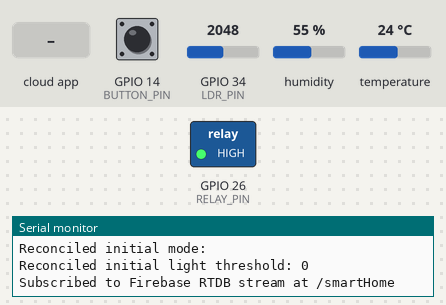
A sketch run on a simulated ESP32. Shown: switched loads named in the sketch (green lamp = pin HIGH), the last lines printed to the serial monitor. The test bench sets the inputs (shaded band); at power-on: GPIO 14 (BUTTON_PIN) HIGH, GPIO 34 (LDR_PIN) = 2048, humidity 55 %, temperature 24 °C. WiFi joins after 1.5 s; servers stay silent unless stated; the Firebase database answers and starts empty.

Above: at 3.5 s.
3.6 s: GPIO 14 (BUTTON_PIN) pulled LOW for 0.15 s
At 4.5 s:
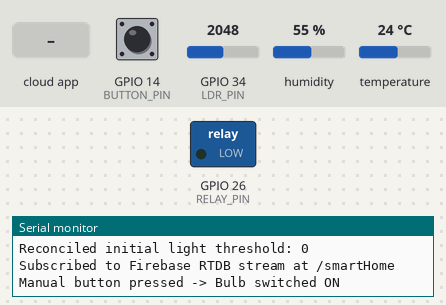
5.2 s: the phone or cloud app sets mode to auto
At 11.2 s:
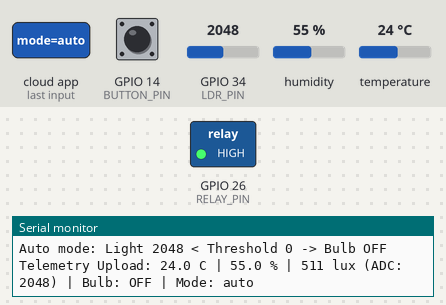
11.5 s: GPIO 14 (BUTTON_PIN) pulsed LOW 5 times (0.12 s each, 0.3 s apart)
At 13.8 s:
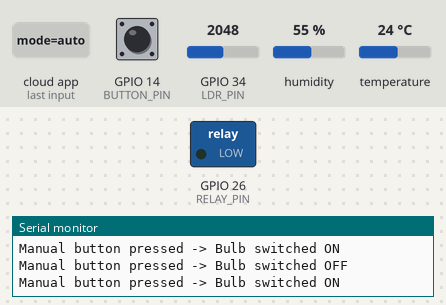
Timing chart, 0 to 16.5 s (numbered marks = the images above; inputs shaded):
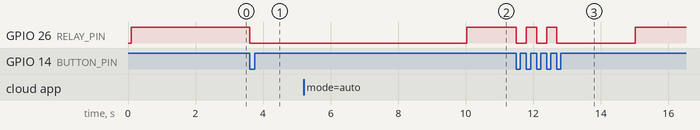

Measured:
- after the input at 3.6 s, GPIO 26 (RELAY_PIN): HIGH → LOW at once
- after the input at 5.2 s, GPIO 26 (RELAY_PIN): LOW → HIGH after 4.8 s
- after the input at 11.5 s, GPIO 26 (RELAY_PIN): goes LOW 0.30 s, HIGH 0.30 s, LOW 0.30 s, HIGH 0.30 s, LOW 2.3 s, then HIGH, starting at once

The sketch:

ESP32_Firebase_SmartHome.ino
```cpp
/*
 * ESP32 Smart Home IoT Node — Firebase Logging, Automation & Control
 * Assignment: IoT Task 5 — Full Edge-to-Cloud Integration
 * Author: Mithra Ravi
 *
 * Description:
 * Connects an ESP32 to Google Firebase Realtime Database over local Wi-Fi.
 * Gathers temperature and humidity from a DHT11 sensor, samples ambient light
 * from an LDR photoresistor divider, handles local debounced pushbutton overrides,
 * and controls an electrical relay module under both Manual and Automatic modes.
 *
 * Hardware Pinout:
 * - GPIO 4  -> DHT11 Single-Wire Data Pin
 * - GPIO 34 -> LDR Photoresistor Analog Divider (ADC1_CH6)
 * - GPIO 14 -> Tactile Pushbutton (Active-LOW, INPUT_PULLUP)
 * - GPIO 26 -> 5V Optocoupled Relay Module (Active-LOW: LOW=ON, HIGH=OFF)
 */

#include <WiFi.h>
#include <Firebase_ESP_Client.h>
#include <DHT.h>
#include "addons/TokenHelper.h"
#include "addons/RTDBHelper.h"

// --- Wi-Fi Credentials (Placeholders: do not commit actual credentials) ---
#define WIFI_SSID     "YOUR_WIFI_NAME"
#define WIFI_PASSWORD "YOUR_WIFI_PASSWORD"

// --- Firebase Project Credentials (Placeholders) ---
#define API_KEY       "YOUR_FIREBASE_API_KEY"
#define DATABASE_URL  "https://YOUR_PROJECT-default-rtdb.firebaseio.com/"

// --- Hardware Pin Definitions ---
#define DHT_PIN    4
#define DHT_TYPE   DHT11
#define LDR_PIN    34
#define BUTTON_PIN 14
#define RELAY_PIN  26

// Active-LOW relay logic: LOW energizes coil, HIGH opens contact
#define RELAY_ON  LOW
#define RELAY_OFF HIGH

// Sensor & Firebase Instances
DHT dht(DHT_PIN, DHT_TYPE);
FirebaseData stream;
FirebaseData fbdo;
FirebaseAuth auth;
FirebaseConfig config;

// State Variables
bool bulbState = false;
String currentMode = "manual"; // "manual" or "auto"
int lightThreshold = 1000;     // ADC raw threshold for automatic lighting

int lastButtonState = HIGH;
unsigned long lastDebounceTime = 0;
const unsigned long debounceDelay = 250; // 250 ms time gate for debouncing

unsigned long lastSend = 0;
const unsigned long sendInterval = 5000; // Sample and transmit telemetry every 5 seconds

// Helper function to actuate the physical relay
void setBulb(bool on) {
  bulbState = on;
  digitalWrite(RELAY_PIN, on ? RELAY_ON : RELAY_OFF);
}

// Stream callback: invoked when cloud values change
void streamCallback(FirebaseStream data) {
  String path = data.dataPath();

  if (path == "/bulb") {
    if (data.dataType() == "boolean") {
      setBulb(data.boolData());
      Serial.printf("Cloud update: bulb is now %s\n", bulbState ? "ON" : "OFF");
    } else if (data.dataType() == "int") {
      setBulb(data.intData() == 1);
      Serial.printf("Cloud update: bulb is now %s\n", bulbState ? "ON" : "OFF");
    }
  }
  else if (path == "/mode" && data.dataType() == "string") {
    currentMode = data.stringData();
    currentMode.toLowerCase();
    Serial.printf("Cloud update: mode switched to %s\n", currentMode.c_str());
  }
  else if (path == "/threshold" && data.dataType() == "int") {
    lightThreshold = data.intData();
    Serial.printf("Cloud update: light threshold set to %d\n", lightThreshold);
  }
}

void streamTimeoutCallback(bool timeout) {
  if (timeout) {
    Serial.println("Firebase RTDB stream timed out, reconnecting...");
  }
}

void setup() {
  Serial.begin(115200);
  delay(100);

  // Initialize sensors and actuators
  dht.begin();
  pinMode(BUTTON_PIN, INPUT_PULLUP);
  pinMode(RELAY_PIN, OUTPUT);
  setBulb(false); // Fail-safe: ensure lamp is OFF at boot

  Serial.println("\n--- Starting ESP32 Firebase Smart Home Node ---");
  Serial.print("Connecting to Wi-Fi SSID: ");
  Serial.println(WIFI_SSID);

  WiFi.begin(WIFI_SSID, WIFI_PASSWORD);
  while (WiFi.status() != WL_CONNECTED) {
    delay(400);
    Serial.print(".");
  }
  Serial.println("\nWiFi connected successfully!");
  Serial.print("Local IP Address: ");
  Serial.println(WiFi.localIP());

  // Configure Firebase Client
  config.api_key = API_KEY;
  config.database_url = DATABASE_URL;

  // Sign in anonymously or with service account
  if (Firebase.signUp(&config, &auth, "", "")) {
    Serial.println("Firebase client authentication successful.");
  } else {
    Serial.printf("Firebase sign-in failed: %s\n", config.signer.signupError.message.c_str());
  }

  config.token_status_callback = tokenStatusCallback;
  Firebase.begin(&config, &auth);
  Firebase.reconnectWiFi(true);

  // Reconcile initial boot state from cloud database
  if (Firebase.RTDB.getBool(&fbdo, "/smartHome/bulb")) {
    setBulb(fbdo.boolData());
    Serial.printf("Reconciled initial bulb state: %s\n", bulbState ? "ON" : "OFF");
  }
  if (Firebase.RTDB.getString(&fbdo, "/smartHome/mode")) {
    currentMode = fbdo.stringData();
    currentMode.toLowerCase();
    Serial.printf("Reconciled initial mode: %s\n", currentMode.c_str());
  }
  if (Firebase.RTDB.getInt(&fbdo, "/smartHome/threshold")) {
    lightThreshold = fbdo.intData();
    Serial.printf("Reconciled initial light threshold: %d\n", lightThreshold);
  }

  // Begin continuous streaming on /smartHome path
  Firebase.RTDB.beginStream(&stream, "/smartHome");
  Firebase.RTDB.setStreamCallback(&stream, streamCallback, streamTimeoutCallback);
  Serial.println("Subscribed to Firebase RTDB stream at /smartHome");
}

void loop() {
  unsigned long now = millis();

  // --- 1. LOCAL MANUAL OVERRIDE (Tactile Pushbutton with Debouncing) ---
  int reading = digitalRead(BUTTON_PIN);
  if (reading == LOW && lastButtonState == HIGH && (now - lastDebounceTime > debounceDelay)) {
    lastDebounceTime = now;
    setBulb(!bulbState);
    Serial.printf("Manual button pressed -> Bulb switched %s\n", bulbState ? "ON" : "OFF");

    // Immediately synchronize local state change to cloud
    Firebase.RTDB.setBool(&fbdo, "/smartHome/bulb", bulbState);
  }
  lastButtonState = reading;

  // --- 2. PERIODIC SENSOR SAMPLING & AUTOMATION EVALUATION ---
  if (Firebase.ready() && (now - lastSend >= sendInterval)) {
    lastSend = now;

    float temp = dht.readTemperature();
    float hum  = dht.readHumidity();
    int ldrRaw = analogRead(LDR_PIN);
    int lightLux = map(ldrRaw, 0, 4095, 0, 1023); // Calibrated range

    if (!isnan(temp) && !isnan(hum)) {
      // Automatic Lighting Logic
      if (currentMode == "auto") {
        bool shouldTurnOn = (ldrRaw < lightThreshold);
        if (shouldTurnOn != bulbState) {
          setBulb(shouldTurnOn);
          Serial.printf("Auto mode: Light %d < Threshold %d -> Bulb %s\n",
                        ldrRaw, lightThreshold, bulbState ? "ON" : "OFF");
          Firebase.RTDB.setBool(&fbdo, "/smartHome/bulb", bulbState);
        }
      }

      // Upload live sensor readings to Firebase Realtime Database
      Firebase.RTDB.setFloat(&fbdo, "/smartHome/temperature", temp);
      Firebase.RTDB.setFloat(&fbdo, "/smartHome/humidity", hum);
      Firebase.RTDB.setInt(&fbdo, "/smartHome/light", lightLux);

      // Also push to legacy /telemetry/live for multi-dashboard compatibility
      FirebaseJson json;
      json.set("temperature", temp);
      json.set("humidity", hum);
      json.set("light", lightLux);
      Firebase.RTDB.setJSON(&fbdo, "/telemetry/live", &json);

      Serial.printf("Telemetry Upload: %.1f C | %.1f %% | %d lux (ADC: %d) | Bulb: %s | Mode: %s\n",
                    temp, hum, lightLux, ldrRaw, bulbState ? "ON" : "OFF", currentMode.c_str());
    } else {
      Serial.println("Warning: Failed to read from DHT11 sensor.");
    }
  }
}
```
